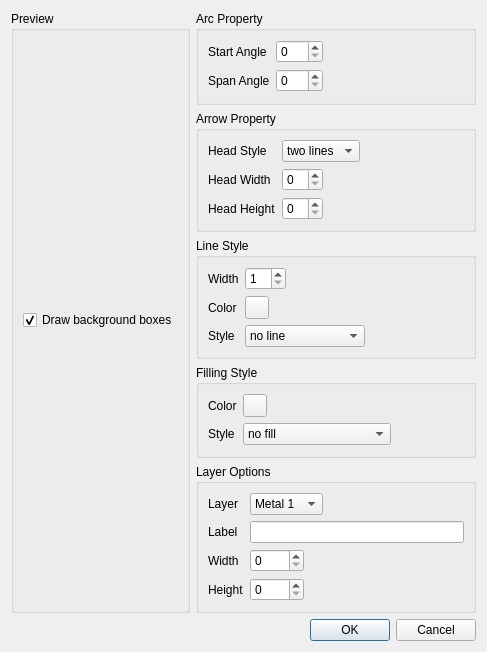
<?xml version="1.0" encoding="UTF-8"?>
<ui version="4.0">
 <class>StyleDialogBase</class>
 <widget class="QDialog" name="StyleDialogBase">
  <property name="geometry">
   <rect>
    <x>0</x>
    <y>0</y>
    <width>487</width>
    <height>652</height>
   </rect>
  </property>
  <property name="windowTitle">
   <string>Style Dialog</string>
  </property>
  <layout class="QVBoxLayout" name="verticalLayout_2">
   <item>
    <layout class="QHBoxLayout" name="horizontalLayout">
     <item>
      <widget class="QGroupBox" name="previewGroupBox">
       <property name="title">
        <string>Preview</string>
       </property>
       <layout class="QVBoxLayout" name="previewLayout">
        <item>
         <widget class="QCheckBox" name="backgroundCheckBox">
          <property name="text">
           <string>Draw background boxes</string>
          </property>
          <property name="checked">
           <bool>true</bool>
          </property>
         </widget>
        </item>
       </layout>
      </widget>
     </item>
     <item>
      <layout class="QVBoxLayout" name="verticalLayout">
       <item>
        <widget class="QGroupBox" name="arcGroupBox">
         <property name="title">
          <string>Arc Property</string>
         </property>
         <layout class="QFormLayout" name="formLayout_2">
          <property name="fieldGrowthPolicy">
           <enum>QFormLayout::ExpandingFieldsGrow</enum>
          </property>
          <item row="0" column="0">
           <widget class="QLabel" name="startAngleLabel">
            <property name="text">
             <string>Start Angle</string>
            </property>
           </widget>
          </item>
          <item row="0" column="1">
           <widget class="QSpinBox" name="startAngleSpinBox">
            <property name="maximum">
             <number>360</number>
            </property>
           </widget>
          </item>
          <item row="1" column="0">
           <widget class="QLabel" name="spanAngleLabel">
            <property name="text">
             <string>Span Angle</string>
            </property>
           </widget>
          </item>
          <item row="1" column="1">
           <widget class="QSpinBox" name="spanAngleSpinBox">
            <property name="maximum">
             <number>360</number>
            </property>
           </widget>
          </item>
         </layout>
        </widget>
       </item>
       <item>
        <widget class="QGroupBox" name="arrowGroupBox">
         <property name="title">
          <string>Arrow Property</string>
         </property>
         <layout class="QFormLayout" name="formLayout_3">
          <property name="fieldGrowthPolicy">
           <enum>QFormLayout::ExpandingFieldsGrow</enum>
          </property>
          <item row="0" column="0">
           <widget class="QLabel" name="headStyleLabel">
            <property name="text">
             <string>Head Style</string>
            </property>
           </widget>
          </item>
          <item row="0" column="1">
           <widget class="QComboBox" name="arrowStyleComboBox">
            <item>
             <property name="text">
              <string>two lines</string>
             </property>
            </item>
            <item>
             <property name="text">
              <string>filled</string>
             </property>
            </item>
           </widget>
          </item>
          <item row="1" column="0">
           <widget class="QLabel" name="headWidthLabel">
            <property name="text">
             <string>Head Width</string>
            </property>
           </widget>
          </item>
          <item row="1" column="1">
           <widget class="QSpinBox" name="arrowWidthSpinBox"/>
          </item>
          <item row="2" column="0">
           <widget class="QLabel" name="headHeightLabel">
            <property name="text">
             <string>Head Height</string>
            </property>
           </widget>
          </item>
          <item row="2" column="1">
           <widget class="QSpinBox" name="arrowHeightSpinBox"/>
          </item>
         </layout>
        </widget>
       </item>
       <item>
        <widget class="QGroupBox" name="lineGroupBox">
         <property name="title">
          <string>Line Style</string>
         </property>
         <layout class="QFormLayout" name="formLayout_4">
          <property name="fieldGrowthPolicy">
           <enum>QFormLayout::ExpandingFieldsGrow</enum>
          </property>
          <item row="0" column="0">
           <widget class="QLabel" name="widthLabel">
            <property name="text">
             <string>Width</string>
            </property>
           </widget>
          </item>
          <item row="0" column="1">
           <widget class="QSpinBox" name="lineWidthSpinBox">
            <property name="minimum">
             <number>1</number>
            </property>
            <property name="maximum">
             <number>20</number>
            </property>
           </widget>
          </item>
          <item row="1" column="1">
           <widget class="QToolButton" name="lineColorButton">
            <property name="autoFillBackground">
             <bool>true</bool>
            </property>
            <property name="text">
             <string/>
            </property>
           </widget>
          </item>
          <item row="2" column="0">
           <widget class="QLabel" name="styleLabel">
            <property name="text">
             <string>Style</string>
            </property>
           </widget>
          </item>
          <item row="2" column="1">
           <widget class="QComboBox" name="lineStyleComboBox">
            <item>
             <property name="text">
              <string>no line</string>
             </property>
            </item>
            <item>
             <property name="text">
              <string>solid line</string>
             </property>
            </item>
            <item>
             <property name="text">
              <string>dash line</string>
             </property>
            </item>
            <item>
             <property name="text">
              <string>dot line</string>
             </property>
            </item>
            <item>
             <property name="text">
              <string>dash dot line</string>
             </property>
            </item>
            <item>
             <property name="text">
              <string>dash dot dot line</string>
             </property>
            </item>
           </widget>
          </item>
          <item row="1" column="0">
           <widget class="QLabel" name="colorLabel">
            <property name="text">
             <string>Color</string>
            </property>
           </widget>
          </item>
         </layout>
        </widget>
       </item>
       <item>
        <widget class="QGroupBox" name="fillGroupBox">
         <property name="title">
          <string>Filling Style</string>
         </property>
         <layout class="QFormLayout" name="formLayout_5">
          <property name="fieldGrowthPolicy">
           <enum>QFormLayout::ExpandingFieldsGrow</enum>
          </property>
          <item row="1" column="0">
           <widget class="QLabel" name="colorLabel_2">
            <property name="text">
             <string>Color</string>
            </property>
           </widget>
          </item>
          <item row="1" column="1">
           <widget class="QToolButton" name="fillColorButton">
            <property name="autoFillBackground">
             <bool>true</bool>
            </property>
            <property name="text">
             <string/>
            </property>
           </widget>
          </item>
          <item row="2" column="0">
           <widget class="QLabel" name="styleLabel_2">
            <property name="text">
             <string>Style</string>
            </property>
           </widget>
          </item>
          <item row="2" column="1">
           <widget class="QComboBox" name="fillStyleComboBox">
            <item>
             <property name="text">
              <string>no fill</string>
             </property>
            </item>
            <item>
             <property name="text">
              <string>solid</string>
             </property>
            </item>
            <item>
             <property name="text">
              <string>dense1 (densest)</string>
             </property>
            </item>
            <item>
             <property name="text">
              <string>dense2</string>
             </property>
            </item>
            <item>
             <property name="text">
              <string>dense3</string>
             </property>
            </item>
            <item>
             <property name="text">
              <string>dense4</string>
             </property>
            </item>
            <item>
             <property name="text">
              <string>dense5</string>
             </property>
            </item>
            <item>
             <property name="text">
              <string>dense6</string>
             </property>
            </item>
            <item>
             <property name="text">
              <string>dense 7 (least dense)</string>
             </property>
            </item>
            <item>
             <property name="text">
              <string>horizontal line</string>
             </property>
            </item>
            <item>
             <property name="text">
              <string>vertical line</string>
             </property>
            </item>
            <item>
             <property name="text">
              <string>crossed lines</string>
             </property>
            </item>
            <item>
             <property name="text">
              <string>hatched backward</string>
             </property>
            </item>
            <item>
             <property name="text">
              <string>hatched forward</string>
             </property>
            </item>
            <item>
             <property name="text">
              <string>diagonal crossed</string>
             </property>
            </item>
           </widget>
          </item>
         </layout>
        </widget>
       </item>
       <item>
        <widget class="QGroupBox" name="layerGroupBox">
         <property name="minimumSize">
          <size>
           <width>274</width>
           <height>0</height>
          </size>
         </property>
         <property name="title">
          <string>Layer Options</string>
         </property>
         <layout class="QFormLayout" name="formLayout">
          <property name="fieldGrowthPolicy">
           <enum>QFormLayout::ExpandingFieldsGrow</enum>
          </property>
          <item row="0" column="0">
           <widget class="QLabel" name="layerLabel">
            <property name="text">
             <string>Layer</string>
            </property>
           </widget>
          </item>
          <item row="0" column="1">
           <widget class="QComboBox" name="layerComboBox">
            <item>
             <property name="text">
              <string>Metal 1</string>
             </property>
            </item>
            <item>
             <property name="text">
              <string>Metal 2</string>
             </property>
            </item>
            <item>
             <property name="text">
              <string>Poly 1</string>
             </property>
            </item>
            <item>
             <property name="text">
              <string>Poly 2</string>
             </property>
            </item>
            <item>
             <property name="text">
              <string>Active</string>
             </property>
            </item>
            <item>
             <property name="text">
              <string>Contact</string>
             </property>
            </item>
            <item>
             <property name="text">
              <string>N Well</string>
             </property>
            </item>
            <item>
             <property name="text">
              <string>P Well</string>
             </property>
            </item>
           </widget>
          </item>
          <item row="1" column="0">
           <widget class="QLabel" name="labelLabel">
            <property name="text">
             <string>Label</string>
            </property>
           </widget>
          </item>
          <item row="1" column="1">
           <widget class="QLineEdit" name="layerLabelLineEdit"/>
          </item>
          <item row="2" column="0">
           <widget class="QLabel" name="widthLabel_2">
            <property name="text">
             <string>Width</string>
            </property>
           </widget>
          </item>
          <item row="2" column="1">
           <widget class="QSpinBox" name="layerWidthSpinBox">
            <property name="maximum">
             <number>9999</number>
            </property>
           </widget>
          </item>
          <item row="3" column="0">
           <widget class="QLabel" name="heightLabel">
            <property name="text">
             <string>Height</string>
            </property>
           </widget>
          </item>
          <item row="3" column="1">
           <widget class="QSpinBox" name="layerHeightSpinBox">
            <property name="maximum">
             <number>9999</number>
            </property>
           </widget>
          </item>
         </layout>
        </widget>
       </item>
      </layout>
     </item>
    </layout>
   </item>
   <item>
    <widget class="QDialogButtonBox" name="buttonBox">
     <property name="orientation">
      <enum>Qt::Horizontal</enum>
     </property>
     <property name="standardButtons">
      <set>QDialogButtonBox::Cancel|QDialogButtonBox::Ok</set>
     </property>
    </widget>
   </item>
  </layout>
 </widget>
 <resources/>
 <connections>
  <connection>
   <sender>buttonBox</sender>
   <signal>accepted()</signal>
   <receiver>StyleDialogBase</receiver>
   <slot>accept()</slot>
   <hints>
    <hint type="sourcelabel">
     <x>248</x>
     <y>254</y>
    </hint>
    <hint type="destinationlabel">
     <x>157</x>
     <y>274</y>
    </hint>
   </hints>
  </connection>
  <connection>
   <sender>buttonBox</sender>
   <signal>rejected()</signal>
   <receiver>StyleDialogBase</receiver>
   <slot>reject()</slot>
   <hints>
    <hint type="sourcelabel">
     <x>316</x>
     <y>260</y>
    </hint>
    <hint type="destinationlabel">
     <x>286</x>
     <y>274</y>
    </hint>
   </hints>
  </connection>
 </connections>
</ui>
